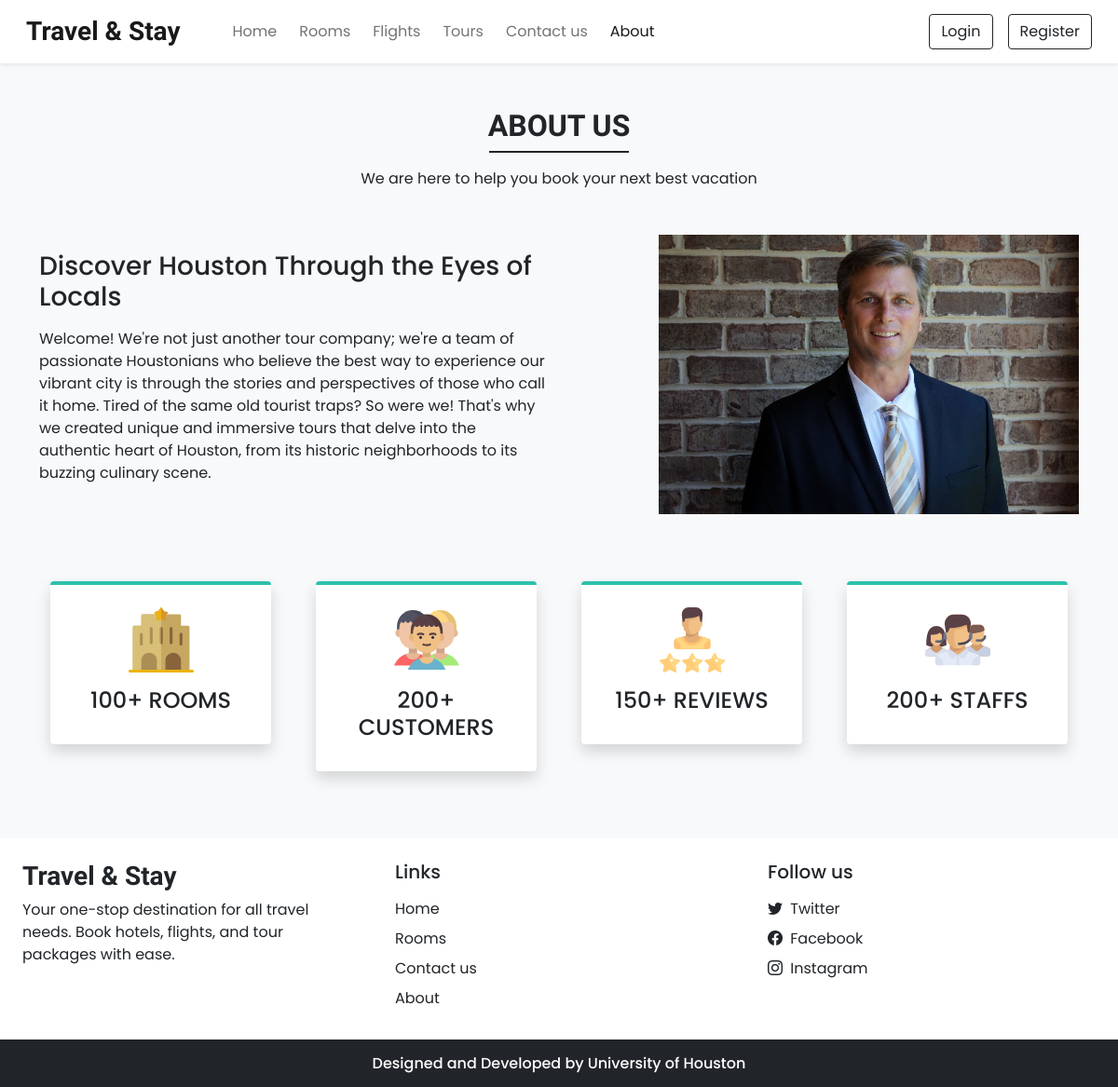
Page /about.php on the committed database.
### tables this page shows
CREATE TABLE settings (
    sr_no INT(11) NOT NULL AUTO_INCREMENT,
    site_title VARCHAR(50) NOT NULL,
    site_about VARCHAR(250) NOT NULL,
    shutdown TINYINT(1) NOT NULL,
    PRIMARY KEY (sr_no)
);

### admin/inc/db_config.php (called while the page is built, shortened)
<?php
  function select($sql,$values,$datatypes)
  {
    $con = $GLOBALS['con'];
    if($stmt = mysqli_prepare($con,$sql))
    {
      mysqli_stmt_bind_param($stmt,$datatypes,...$values);
      if(mysqli_stmt_execute($stmt)){
        $res = mysqli_stmt_get_result($stmt);
        return $res;
      }
      else{
        mysqli_stmt_close($stmt);
        die("Query cannot be executed - Select");
      }
    }
    else{
      die("Query cannot be prepared - Select");
    }
  }
?>

### about.php (the view, shortened to what this page needs)
<!DOCTYPE html>
<html lang="en">
<head>
  <link  rel="stylesheet" href="https://unpkg.com/swiper@7/swiper-bundle.min.css">
  <?php require('inc/links.php'); ?>
</head>
<body class="bg-light">
  <?php require('inc/header.php'); ?>
  <div class="my-5 px-4">
    <h2 class="fw-bold h-font text-center">ABOUT US</h2>
    <div class="h-line bg-dark"></div>
    <p class="text-center mt-3">
      We are here to help you book your next best vacation
  </div>
  <div class="container">
    <div class="row justify-content-between align-items-center">
      <div class="col-lg-6 col-md-5 mb-4 order-lg-1 order-md-1 order-2">
        <h3 class="mb-3">Discover Houston Through the Eyes of Locals</h3>
        <p>
        Welcome! We're not just another tour company; we're a team of passionate Houstonians who believe the best way to experience our vibrant city is through the stories and perspectives of those who call it home. Tired of the same old tourist traps? So were we! That's why we created unique and immersive tours that delve into the authentic heart of Houston, from its historic neighborhoods to its buzzing culinary scene.
        </p>
      </div>
      <div class="col-lg-5 col-md-5 mb-4 order-lg-2 order-md-2 order-1">
        <img src="images/about/about.jpg" class="w-100">
      </div>
    </div>
  </div>
  <div class="container mt-5">
    <div class="row">
      <div class="col-lg-3 col-md-6 mb-4 px-4">
        <div class="bg-white rounded shadow p-4 border-top border-4 text-center box">
          <img src="images/about/hotel.svg" width="70px">
          <h4 class="mt-3">100+ ROOMS</h4>
        </div>
      </div>
      <div class="col-lg-3 col-md-6 mb-4 px-4">
        <div class="bg-white rounded shadow p-4 border-top border-4 text-center box">
          <img src="images/about/customers.svg" width="70px">
          <h4 class="mt-3">200+ CUSTOMERS</h4>
        </div>
      </div>
      <div class="col-lg-3 col-md-6 mb-4 px-4">
        <div class="bg-white rounded shadow p-4 border-top border-4 text-center box">
          <img src="images/about/rating.svg" width="70px">
          <h4 class="mt-3">150+ REVIEWS</h4>
        </div>
      </div>
      <div class="col-lg-3 col-md-6 mb-4 px-4">
        <div class="bg-white rounded shadow p-4 border-top border-4 text-center box">
          <img src="images/about/staff.svg" width="70px">
          <h4 class="mt-3">200+ STAFFS</h4>
        </div>
      </div>
    </div>
  </div>
  <?php require('inc/footer.php'); ?>
</body>
</html>

### inc/header.php (shortened to what this page needs)
<nav id="nav-bar" class="navbar navbar-expand-lg navbar-light bg-white px-lg-3 py-lg-2 shadow-sm sticky-top">
  <div class="container-fluid">
    <a class="navbar-brand me-5 fw-bold fs-3 h-font" href="index.php"><?php echo $settings_r['site_title'] ?></a>
    <div class="collapse navbar-collapse" id="navbarSupportedContent">
      <ul class="navbar-nav me-auto mb-2 mb-lg-0">
        <li class="nav-item">
          <a class="nav-link me-2" href="index.php">Home</a>
        </li>
        <li class="nav-item">
          <a class="nav-link me-2" href="rooms.php">Rooms</a>
        </li>
        <li class="nav-item">
          <a class="nav-link me-2" href="flights.php">Flights</a>
        </li>
        <li class="nav-item">
          <a class="nav-link me-2" href="tours.php">Tours</a>
        </li>
        <li class="nav-item">
          <a class="nav-link me-2" href="contact.php">Contact us</a>
        </li>
        <li class="nav-item">
          <a class="nav-link" href="about.php">About</a>
        </li>
      </ul>
      <div class="d-flex">
        <?php
          if(isset($_SESSION['login']) && $_SESSION['login']==true)
          {
            $path = USERS_IMG_PATH;
            echo<<<data
              <div class="btn-group">
                <button type="button" class="btn btn-outline-dark shadow-none dropdown-toggle" data-bs-toggle="dropdown" data-bs-display="static" aria-expanded="false">
                  <img src="$path$_SESSION[uPic]" style="width: 25px; height: 25px;" class="me-1 rounded-circle">
                  $_SESSION[uName]
                </button>
                <ul class="dropdown-menu dropdown-menu-lg-end">
                  <li><a class="dropdown-item" href="profile.php">Profile</a></li>
                  <li><a class="dropdown-item" href="bookings.php">Bookings</a></li>
                  <li><a class="dropdown-item" href="flight_bookings.php">Flight Bookings</a></li>
                  <li><a class="dropdown-item" href="tour_bookings.php">Tour Bookings</a></li>
                  <li><a class="dropdown-item" href="logout.php">Logout</a></li>
                </ul>
              </div>
            data;
          }
          else
          {
            echo<<<data
              <button type="button" class="btn btn-outline-dark shadow-none me-lg-3 me-2" data-bs-toggle="modal" data-bs-target="#loginModal">
                Login
              </button>
              <button type="button" class="btn btn-outline-dark shadow-none" data-bs-toggle="modal" data-bs-target="#registerModal">
                Register
              </button>
            data;
          }
        ?>
      </div>
    </div>
  </div>
</nav>

### inc/footer.php (shortened to what this page needs)
<div class="container-fluid bg-white mt-5">
  <div class="row">
    <div class="col-lg-4 p-4">
      <h3 class="h-font fw-bold fs-3 mb-2"><?php echo $settings_r['site_title'] ?></h3>
      <p>
        <?php echo $settings_r['site_about'] ?>
      </p>
    </div>
    <div class="col-lg-4 p-4">
      <h5 class="mb-3">Links</h5>
      <a href="index.php" class="d-inline-block mb-2 text-dark text-decoration-none">Home</a> <br>
      <a href="rooms.php" class="d-inline-block mb-2 text-dark text-decoration-none">Rooms</a> <br>
      <a href="contact.php" class="d-inline-block mb-2 text-dark text-decoration-none">Contact us</a> <br>
      <a href="about.php" class="d-inline-block mb-2 text-dark text-decoration-none">About</a>
    </div>
    <div class="col-lg-4 p-4">
        <h5 class="mb-3">Follow us</h5>
        <?php
          if($contact_r['tw']!=''){
            echo<<<data
              <a href="$contact_r[tw]" class="d-inline-block text-dark text-decoration-none mb-2">
                <i class="bi bi-twitter me-1"></i> Twitter
              </a><br>
            data;
          }
        ?>
        <a href="<?php echo $contact_r['fb'] ?>" class="d-inline-block text-dark text-decoration-none mb-2">
          <i class="bi bi-facebook me-1"></i> Facebook
        </a><br>
        <a href="<?php echo $contact_r['insta'] ?>" class="d-inline-block text-dark text-decoration-none">
          <i class="bi bi-instagram me-1"></i> Instagram
        </a><br>
    </div>
  </div>
</div>
<h6 class="text-center bg-dark text-white p-3 m-0">Designed and Developed by University of Houston</h6>

### css/common.css (style rules this page uses)
:root { --teal: #2ec1ac; --teal_hover: #279e8c; }
* { font-family: 'Poppins', sans-serif; }
.h-font { font-family: 'Merienda', cursive; }
.h-line { width: 150px; margin: 0 auto; height: 1.7px; }

### about.php (style rules this page uses)
.box { border-top-color: var(--teal) !important; }

### rows in the picture
settings: site_title "Travel & Stay", site_about "Your one-stop destination for all travel needs. Book hotels, flights, and tour packages with ease."
